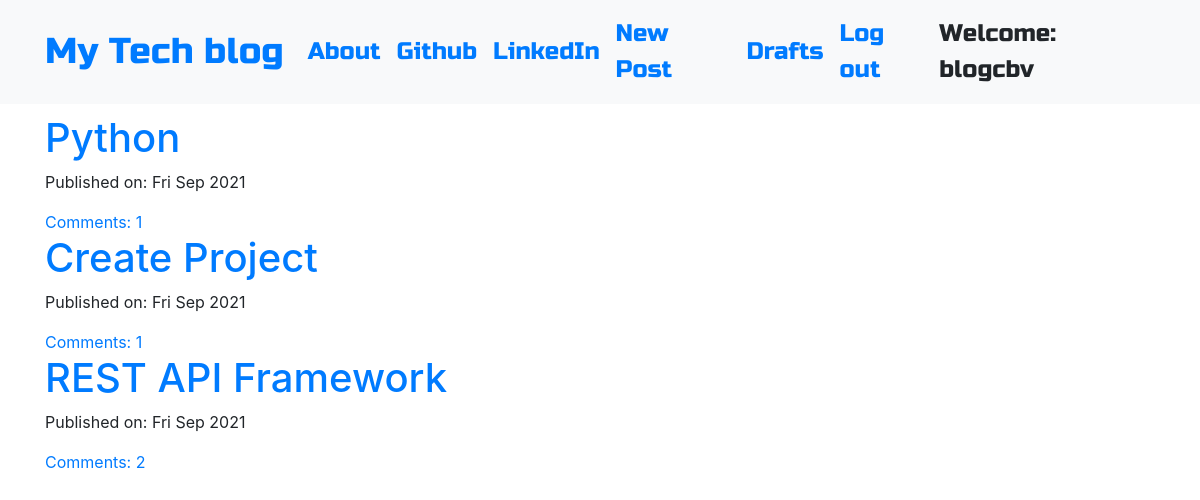
The app's page / (signed in) with its own data.
### home/models.py (models this page shows, shortened)
class Post(models.Model):
    author = models.ForeignKey('auth.User',on_delete=models.CASCADE)
    title = models.CharField(max_length=200)
    text = models.TextField()
    created_date = models.DateTimeField(default=timezone.now)
    published_date = models.DateTimeField(blank=True, null=True)
    def approve_comments(self):
        return self.comments.filter(approved_comment=True)

### home/views.py (the view)
# urls.py: path('',views.PostListView.as_view(),name='post_list'),
class PostListView(ListView):
    model = Post
    def get_queryset(self):
        return Post.objects.filter(published_date__lte=timezone.now()).order_by('-published_date')

### templates/home/post_list.html
{% extends 'base/base-template.html' %}
{% block content %}
<div class="centerstage">
    {% for post in post_list %}
        <div class="post">
            <h1><a href="{% url 'post_detail' pk=post.pk %}">{{ post.title }}</a></h1>
            <div class="date">
                <p>Published on: {{ post.published_date|date:"D M Y"}}</p>
            </div>
            <a href="{% url 'post_detail' pk=post.pk %}">Comments: {{ post.approve_comments.count }}</a>
        </div>
    {% endfor %}
</div>
{% endblock %}

### templates/base/base-template.html (shortened to what this page needs)
<!DOCTYPE html>
{% load static %}
<html>
  <head>
    <link rel="stylesheet" href="https://stackpath.bootstrapcdn.com/bootstrap/4.1.3/css/bootstrap.min.css"
>
    <link href="https://maxcdn.bootstrapcdn.com/font-awesome/4.7.0/css/font-awesome.min.css" rel="stylesheet">
    <link rel="stylesheet" href="//cdn.jsdelivr.net/medium-editor/latest/css/medium-editor.min.css" type="text/css" media="screen" charset="utf-8">
    <link rel="stylesheet" href="{% static 'css/blog.css' %}">
  </head>
  <body class='loader'>
    <nav class="navbar navbar-expand-lg bg-light techfont">
      <div class="container">
        <div class="navbar-nav align-items-center">
          <a class="navbar-brand bigbrand" href="{% url 'post_list' %}">My Tech blog</a>
          <a class="nav-item nav-link" href="{% url 'about' %}">About</a>
          <a class="nav-item nav-link" href="https://github.com/Shubham101491/Blog_CBV">Github</a>
          <a class="nav-item nav-link" href="https://www.linkedin.com">LinkedIn</a>
        </div>
        <div class="navbar-nav align-items-center ml-auto">
          {% if user.is_authenticated %}
            <a class="nav-item nav-link" href="{% url 'post_new' %}">New Post</a>
            <a class="nav-item nav-link" href="{% url 'post_draft_list' %}">Drafts</a>
            <a class="nav-item nav-link" href="{% url 'logout' %}">Log out</a>
            <a >Welcome: {{ user.username }}</a>
          {% else %}
            <a class="nav-item nav-link" href="{% url 'login' %}" aria-label="Login">
              <span class="fa fa-user" aria-hidden="true"></span></a>
          {% endif %}
        </div>
      </div>
    </nav>
          <div class="content container">
              <div class="row">
                  <div class="col-md-8">
                    <div class="blog_posts">
                      {% block content %}
                      {% endblock %}
                    </div>
                  </div>
              </div>
          </div>
  </body>
</html>

### static/css/blog.css (style rules this page uses)
.techfont { font-family: 'Russo One', sans-serif; font-size: 1.5em; margin-bottom: 10px; }
.centerstage { margin-left: auto; margin-right: auto; }
.bigbrand { font-size: 1.5em; }
.loader { filter:hue-rotate(0deg); color: linear-gradient(45deg,#0f8,#08f); animation:hue 5000ms infinite linear; }

### records on screen
Post: title "Python", published_date "Fri Sep 2021", approve_comments.count "1"
Post: title "Create Project", published_date "Fri Sep 2021", approve_comments.count "1"
Post: title "REST API Framework", published_date "Fri Sep 2021", approve_comments.count "2"

### other values on screen
{{ user.username }} "blogcbv"
